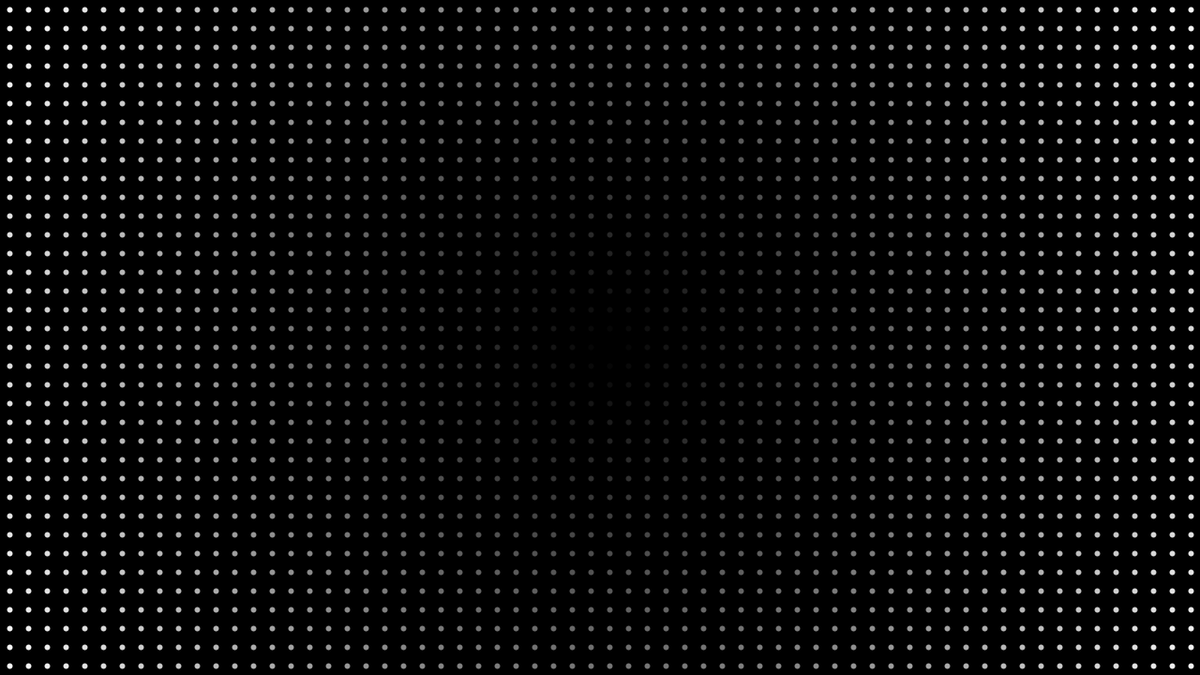
Frame 1 (no input)
Frame 2 (the mouse pressed at the canvas centre, redrawn once): identical to frame 1, image omitted

The Processing sketch that drew this single still picture (run headless with seeded random() and noise(); the mouse was pressed at the canvas centre and the sketch redrawn once):

// Processing sketch: distancesUsingAMatrix
// ── distancesUsingAMatrix.pde
float[][] distances;
float maxDistance;
int spacer;

void setup() {
  size(1280, 720);
  smooth();
  maxDistance = dist(width/2, height/2, width, height);
  distances = new float[width][height];
  for (int y = 0; y < height; y++) {
    for (int x = 0; x < width; x++) {
      float distance = dist(width/2, height/2, x, y);
      distances[x][y] = distance/maxDistance * 255;
    }
  }
  spacer = 20;
  strokeWeight(6);
  noLoop();
}

void draw() {
  background(0);
  for (int y = 0; y < height; y += spacer) {
    for (int x = 0; x < width; x += spacer) {
      stroke(distances[x][y]);
      point(x + spacer/2, y + spacer/2);
    }
  }
}
